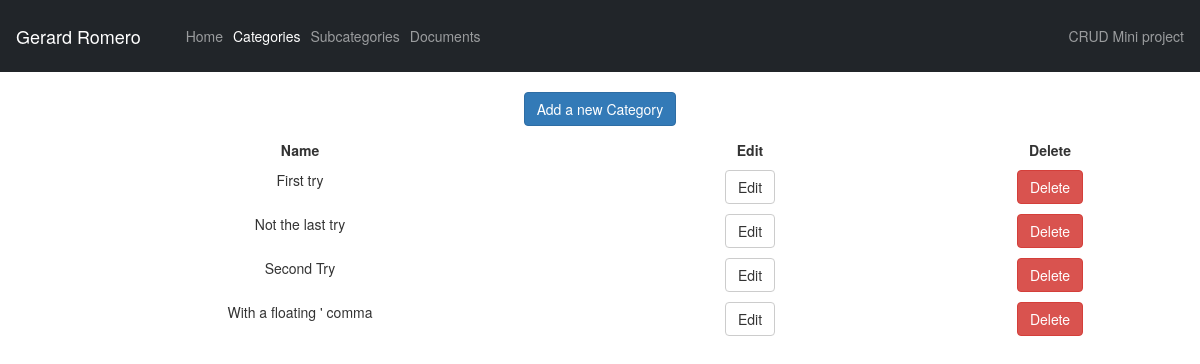
/categories.php, run on the app's committed database.
### tables this page shows
CREATE TABLE `Category` (
  `id` int(11) NOT NULL AUTO_INCREMENT,
  `name` varchar(50) NOT NULL CHECK (char_length(`name`) >= 3),
  PRIMARY KEY (`id`),
  UNIQUE KEY `name` (`name`)
);

### categories.php (the view, shortened to what this page needs)
<?php
include_once 'php/lib.php';
global $host;
global $user;
global $pass;
global $db;
$conn = mysqli_connect($host, $user, $pass, $db);
$query = mysqli_query($conn, "SELECT * FROM Category ORDER BY name ASC");
echo "<div class='middle'><button class='btn btn-primary openmodal' data-toggle='modal' data-target='#modalForm'>Add a new Category</button></div>";
if(!is_bool($query) and mysqli_num_rows($query) > 0) {
	echo "	<div class='grid-container'>
				<div class='grid-item header'>Name</div>
				<div class='grid-item header'>Edit</div>
				<div class='grid-item header'>Delete</div>";
	while($row = mysqli_fetch_assoc($query)) {
		echo "	<div class='grid-item'>
					<div class='originalName'>$row[name]</div>
					<div class='form'>
						<form id='editForm' role='form' onsubmit='submitCategoryUpdate($row[id]); return false'>
							<input type='hidden' name='id' value='$row[id]'>
							<input class='inputname $row[id]' type='text' name='name' maxlength='50' value='" . htmlspecialchars($row['name'], ENT_QUOTES) . "'>
							<button type='button' class='btn btn-default' onclick='resetEdits()'>Cancel</button>
							<button type='button' class='btn btn-success' onclick='submitCategoryUpdate($row[id])'>Save</button>
						</form>
					</div>
				</div>
				<div class='grid-item'><button class='editbtn btn btn-default'>Edit</button></div>
				<div class='grid-item'><button class='btn btn-danger openmodal' data-toggle='modal' data-target='#modalDelete'>Delete</button></div>";
	}
	echo "</div>";
}
?>

### data on the page
category: name "First try"
category: name "Not the last try"
category: name "Second Try"
category: name "With a floating ' comma"
